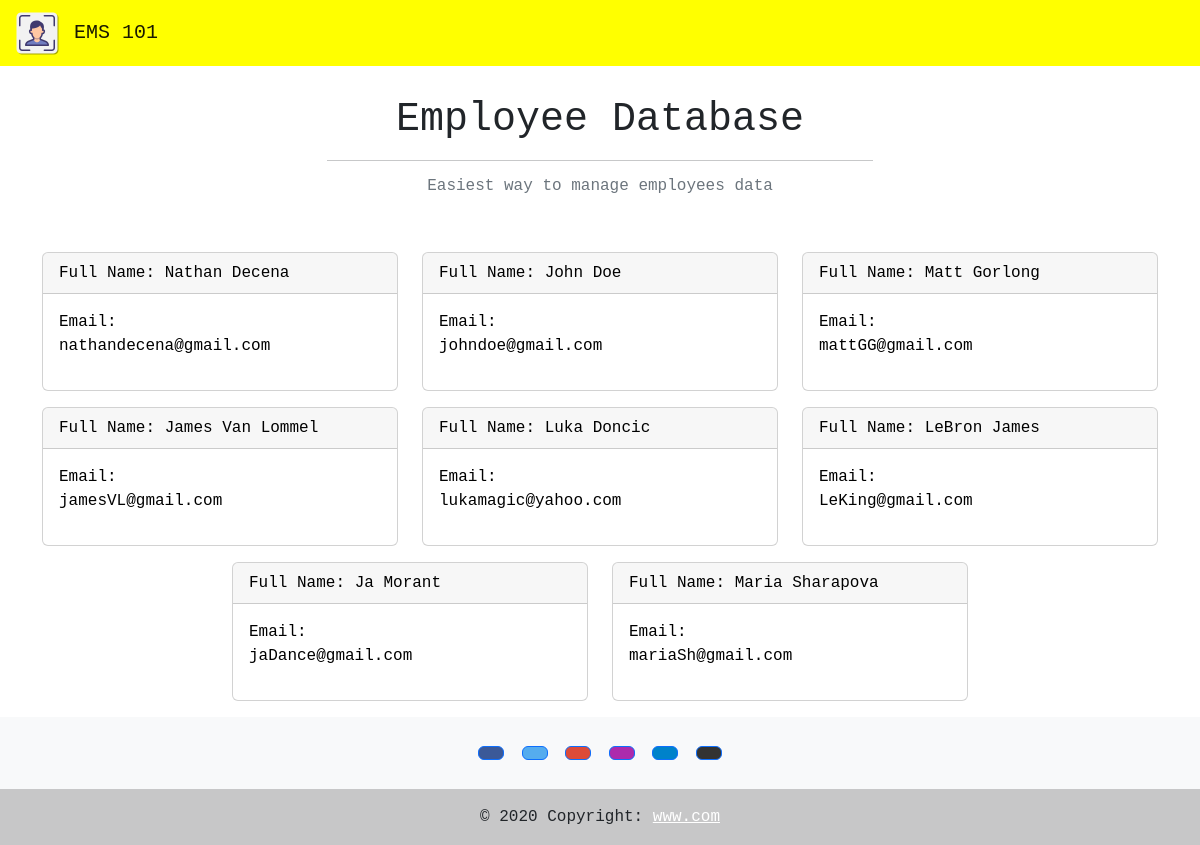
The page /home on the database its author committed.
### ems_app/models.py (models this page shows, shortened)
class Employee(models.Model):
    GENDER_CHOICES = [('M', 'Male'), ('F', 'Female'), ('O', 'Other')]
    first_name = models.CharField(max_length=200)
    last_name = models.CharField(max_length=200)
    email = models.EmailField(max_length=250)
    phone_number = models.CharField(max_length=15, blank=True)
    address = models.TextField()
    gender = models.CharField(max_length=1, choices=GENDER_CHOICES, blank=True)
    dob = models.DateField()
    joining_date = models.DateField()
    jobs = models.ManyToManyField('Job', blank=True)

### ems_app/views.py (the view)
# urls.py: path('home', views.home, name='home'),
def home(request):
    employees = Employee.objects.all()
    data = {
        'employees': employees
    }
    return render(request, 'home.html', data)

### ems_app/templates/home.html
{% extends 'base.html' %}
{% block content %}
{% for employee in employees %}
<div class="col-md-4">
    <a class="card mb-3 text-decoration-none text-black slow-hover" href="{% url 'employee_detail' employee.id %}">
        <div class="card-header ">
            Full Name: {{ employee.first_name|capfirst }} {{ employee.last_name|capfirst }}
        </div>
        <div class="card-body">
            Email: <p>{{employee.email}}</p>
        </div>
    </a>
</div>
{% endfor %}
{% endblock content %}

### ems_app/templates/base.html (shortened to what this page needs)
{% load static %}
<!doctype html>
<html lang="en">
  <head>
    <link href="https://cdn.jsdelivr.net/npm/bootstrap@5.2.0-beta1/dist/css/bootstrap.min.css" rel="stylesheet">
    <link rel="stylesheet" href="{% static 'css/style.css' %}">
  </head>
  <body>
    <nav class="navbar fixed-top navbar-default navbar-back">
      <div class="container-fluid">
        <div class="navbar-header">
          <a class="navbar-brand" href="#">
            <img alt="Brand" src="{% static 'imgs/client-management.png' %} " width="50" height="50">
            EMS 101
          </a>
        </div>
      </div>
    </nav>
    <div class="container mt-5">
        <div class="row justify-content-center mb-5">
            <div class="col-md-6 text-center mt-5">
                <h1>Employee Database</h1>
                <hr>
                <h3 class="fs-6 text-secondary">
                  Easiest way to manage employees data
                </h3>
            </div>
        </div>
        <div class="row justify-content-center">
            {% block content %}
            {% endblock content %}
        </div>
    </div>
  </body>
  <footer class="bg-light text-center ">
    <div class="container p-4 pb-0">
      <section class="mb-4">
        <a
          class="btn btn-primary btn-floating m-1"
          style="background-color: #3b5998;"
          href="#!"
          role="button"
          ></a>
        <a
          class="btn btn-primary btn-floating m-1"
          style="background-color: #55acee;"
          href="#!"
          role="button"
          ></a>
        <a
          class="btn btn-primary btn-floating m-1"
          style="background-color: #dd4b39;"
          href="#!"
          role="button"
          ></a>
        <a
          class="btn btn-primary btn-floating m-1"
          style="background-color: #ac2bac;"
          href="#!"
          role="button"
          ></a>
        <a
          class="btn btn-primary btn-floating m-1"
          style="background-color: #0082ca;"
          href="#!"
          role="button"
          ></a>
        <a
          class="btn btn-primary btn-floating m-1"
          style="background-color: #333333;"
          href="#!"
          role="button"
          ></a>
      </section>
    </div>
    <div class="text-center p-3 mb-0" style="background-color: rgba(0, 0, 0, 0.2);">
      © 2020 Copyright:
      <a class="text-white" href="#">www.com</a>
    </div>
  </footer>
</html>

### static/css/style.css (style rules this page uses)
body { font-family: 'JetBrains Mono', 'Courier New', Courier, monospace; }
.slow-hover { transform: 0.3s; }
.navbar-back { background-color: yellow; }

### rows shown on the page
Employee: first_name "Nathan", last_name "Decena", email "nathandecena@gmail.com"
Employee: first_name "John", last_name "Doe", email "johndoe@gmail.com"
Employee: first_name "Matt", last_name "Gorlong", email "mattGG@gmail.com"
Employee: first_name "James", last_name "Van Lommel", email "jamesVL@gmail.com"
Employee: first_name "Luka", last_name "Doncic", email "lukamagic@yahoo.com"
Employee: first_name "LeBron", last_name "James", email "LeKing@gmail.com"
Employee: first_name "Ja", last_name "Morant", email "jaDance@gmail.com"
Employee: first_name "Maria", last_name "Sharapova", email "mariaSh@gmail.com"
